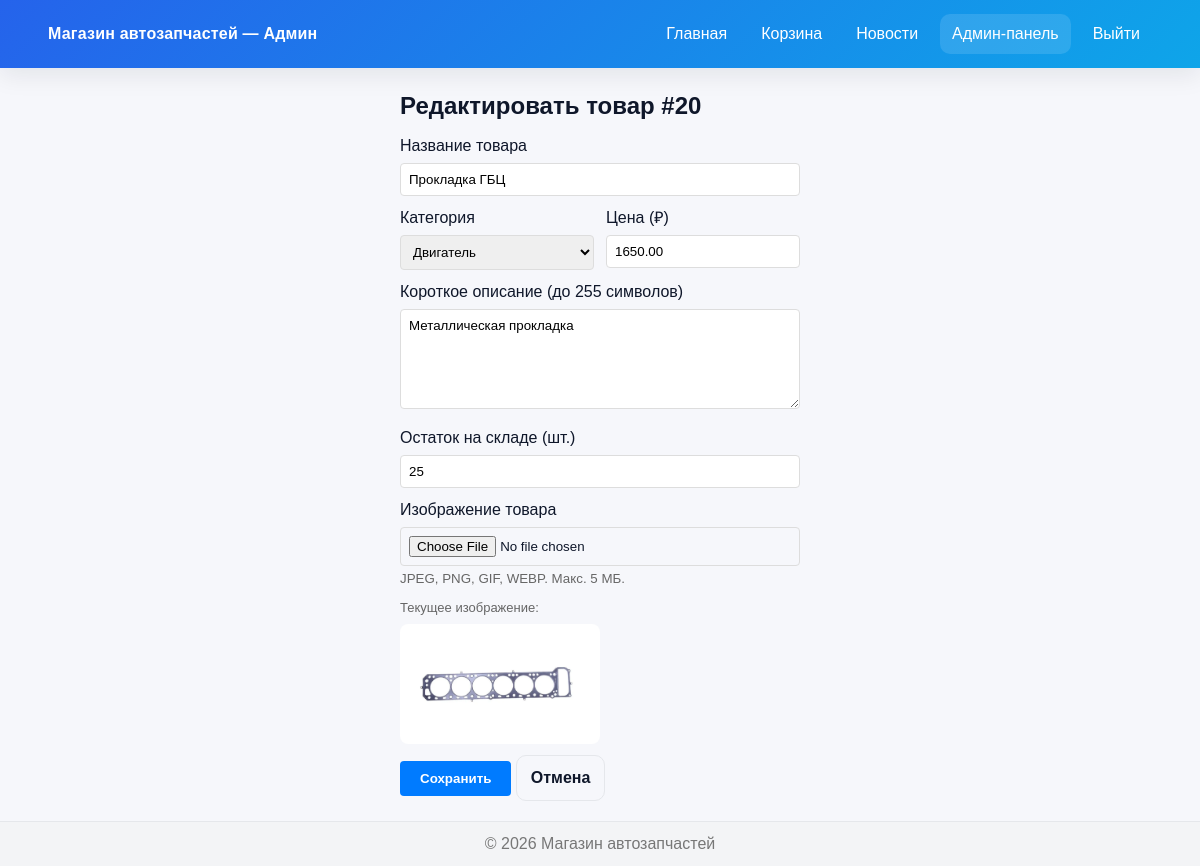
Screenshot of /admin/edit_product.php?id=20 (signed in) with the database file from the repository.
### tables this page shows
CREATE TABLE `products` (
  `id` int(11) NOT NULL,
  `name` varchar(255) NOT NULL,
  `short_description` varchar(255) DEFAULT NULL,
  `description` text,
  `price` decimal(10,2) NOT NULL,
  `stock` int(11) NOT NULL DEFAULT '0',
  `category_id` int(11) DEFAULT NULL,
  `image` varchar(255) DEFAULT NULL
);

CREATE TABLE `categories` (
  `id` int(11) NOT NULL,
  `name` varchar(255) NOT NULL
);

### admin/edit_product.php (the view, shortened to what this page needs)
<?php
require_once '../config.php';
$id = isset($_GET['id']) ? (int)$_GET['id'] : 0;
$product = null;
$stmt = $conn->prepare("SELECT id, name, category_id, price, short_description, stock, image FROM products WHERE id = ?");
$stmt->bind_param('i', $id);
$stmt->execute();
$res = $stmt->get_result();
if ($res && $res->num_rows) {
    $product = $res->fetch_assoc();
}
$categories = [];
$cats = $conn->query("SELECT id, name FROM categories ORDER BY name ASC");
if ($cats && $cats->num_rows > 0) while ($row = $cats->fetch_assoc()) $categories[] = $row;
?>
<!DOCTYPE html>
<html lang="ru">
<head>
    <link rel="stylesheet" href="/css/common.css">
    <link rel="stylesheet" href="/css/admin_form.css">
</head>
<body>
<header class="site-header">
    <div class="container header-row">
        <a href="../index.php" class="brand">
            <span class="brand-name">Магазин автозапчастей — Админ</span>
        </a>
        <nav class="main-nav">
            <a href="../index.php" class="nav-link">Главная</a>
            <a href="../cart.php" class="nav-link">Корзина</a>
            <a href="../news.php" class="nav-link">Новости</a>
            <a href="index.php" class="nav-link nav-link--ghost">Админ-панель</a>
            <a href="logout.php" class="nav-link">Выйти</a>
        </nav>
    </div>
</header>
<main class="container">
    <div class="admin-form">
        <h2>Редактировать товар #<?php echo (int)$product['id']; ?></h2>
        <form method="POST" action="edit_product.php?id=<?php echo (int)$product['id']; ?>" enctype="multipart/form-data">
            <label>Название товара</label>
            <input type="text" name="name" class="input" required maxlength="255"
                   value="<?php echo htmlspecialchars($product['name']); ?>">
            <div class="grid-2">
                <div>
                    <label>Категория</label>
                    <select name="category_id" class="input" required>
                        <?php foreach ($categories as $cat): ?>
                            <option value="<?php echo (int)$cat['id']; ?>"
                                <?php echo ((int)$product['category_id'] === (int)$cat['id']) ? 'selected' : ''; ?>>
                                <?php echo htmlspecialchars($cat['name']); ?>
                            </option>
                        <?php endforeach; ?>
                    </select>
                </div>
                <div>
                    <label>Цена (₽)</label>
                    <input type="number" name="price" class="input" step="0.01" min="0"
                           value="<?php echo htmlspecialchars((string)$product['price']); ?>">
                </div>
            </div>
            <label>Короткое описание (до 255 символов)</label>
            <textarea name="short_description" maxlength="255" class="input"
                      placeholder="Кратко опишите товар..."><?php
                echo htmlspecialchars($product['short_description'] ?? '');
            ?></textarea>
            <label>Остаток на складе (шт.)</label>
            <input type="number" name="stock" class="input" step="1" min="0"
                   value="<?php echo htmlspecialchars((string)$product['stock']); ?>">
            <label>Изображение товара</label>
            <input type="file" name="image" class="input" accept="image/jpeg,image/png,image/gif,image/webp">
            <small style="color:#666;">JPEG, PNG, GIF, WEBP. Макс. 5 МБ.</small>
            <?php if (!empty($product['image']) && file_exists(__DIR__ . '/../uploads/products/' . $product['image'])): ?>
                <div class="image-preview">
                    <p style="margin:0 0 6px;font-size:13px;color:#666;">Текущее изображение:</p>
                    <img src="../uploads/products/<?php echo htmlspecialchars($product['image']); ?>" alt="Текущее изображение">
                </div>
            <?php endif; ?>
            <div class="form-buttons">
                <button type="submit" class="btn btn-primary">Сохранить</button>
                <a href="index.php" class="btn btn-ghost">Отмена</a>
            </div>
        </form>
    </div>
</main>
<footer class="site-footer">
    <div class="container">
        &copy; <?php echo date('Y'); ?> Магазин автозапчастей
    </div>
</footer>
</body>
</html>

### css/common.css (style rules this page uses)
* { box-sizing: border-box; margin: 0; padding: 0; font-family: Arial, sans-serif; }
:root { --bg: #f6f7fb; --card: #ffffff; --text: #0f172a; --muted: #6b7280; --primary: #2563eb; --primary-2: #0ea5e9; --success: #22c55e; --ring: rgba(37,99,235,.25); --radius: 14px; --shadow: 0 8px 24px rgba(15,23,42,.08); }
html, body { height: 100%; }
body { display: flex; flex-direction: column; min-height: 100vh; font-family: "Inter", system-ui, -apple-system, Segoe UI, Roboto, Arial, sans-serif; color: var(--text); background: var(--bg); line-height: 1.5; }
main { flex: 1; }
.container { width: min(1200px, 92%); margin: 0 auto; }
.btn { display: inline-flex; align-items: center; justify-content: center; padding: 10px 14px; border-radius: 10px; border: 1px solid transparent; font-weight: 600; text-decoration: none; cursor: pointer; transition: .2s ease; }
.btn-primary { background: var(--primary); color: #fff; }
.btn-ghost { background: transparent; color: var(--text); border-color: #e5e7eb; }
.site-header { position: sticky; top: 0; z-index: 50; background: linear-gradient(135deg, var(--primary), var(--primary-2)); color: #fff; box-shadow: var(--shadow); }
.header-row { display: flex; align-items: center; justify-content: space-between; padding: 14px 0; }
.brand { display: flex; align-items: center; gap: 10px; color: #fff; text-decoration: none; }
.brand-name { font-weight: 700; letter-spacing: .2px; }
.main-nav { display: flex; gap: 10px; flex-wrap: wrap; }
.nav-link { color: #fff; text-decoration: none; padding: 8px 12px; border-radius: 10px; transition: background .2s ease, transform .15s ease; }
.nav-link--ghost { background: rgba(255, 255, 255, .12); }
.site-footer { background: #f3f4f6; padding: 10px 0; text-align: center; color: #777; border-top: 1px solid #e5e7eb; }

### css/admin_form.css (style rules this page uses)
.admin-form { margin: 20px auto; max-width: 400px; text-align: left; }
.admin-form label { display: block; margin: 10px 0 5px; }
.admin-form input, .admin-form select, .admin-form textarea { width: 100%; padding: 8px; border: 1px solid #ddd; border-radius: 4px; }
.admin-form textarea { height: 100px; }
.admin-form button { margin-top: 10px; padding: 10px 20px; background: #007bff; color: white; border: none; border-radius: 4px; cursor: pointer; }

### admin/edit_product.php (style rules this page uses)
.admin-form textarea.input { min-height: 100px; resize: vertical; }
.grid-2 { display:grid; grid-template-columns: 1fr 1fr; gap:12px; }
.image-preview { margin-top: 8px; max-width: 200px; }
.image-preview img { max-width: 100%; border-radius: 8px; }

### rows the page displays
products: id "20", name "Прокладка ГБЦ", category_id "Двигатель", price "1650.00", short_description "Металлическая прокладка", stock "25", image (picture)
